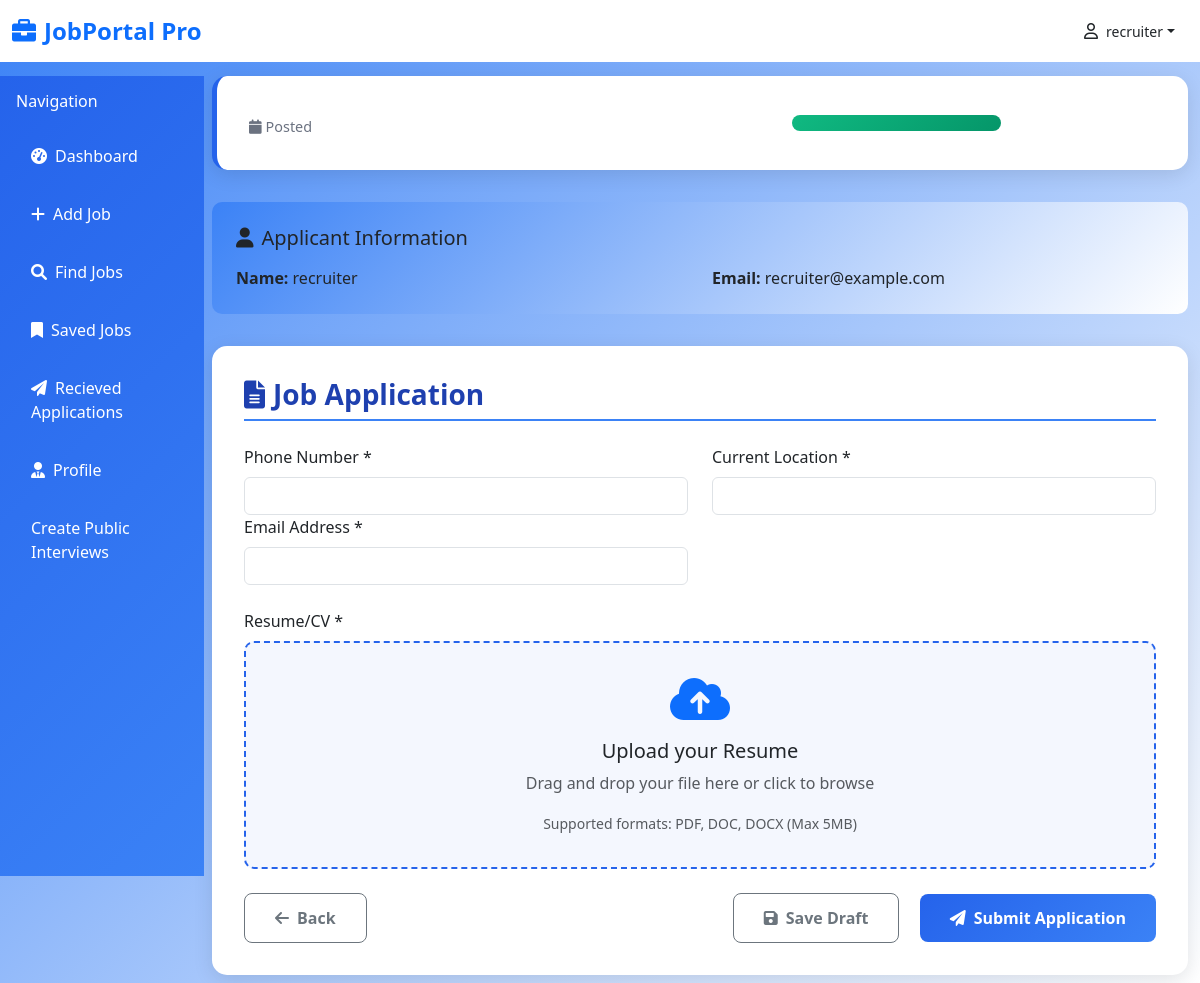
Page /apply-job/50 (signed in) on the earlier database version.
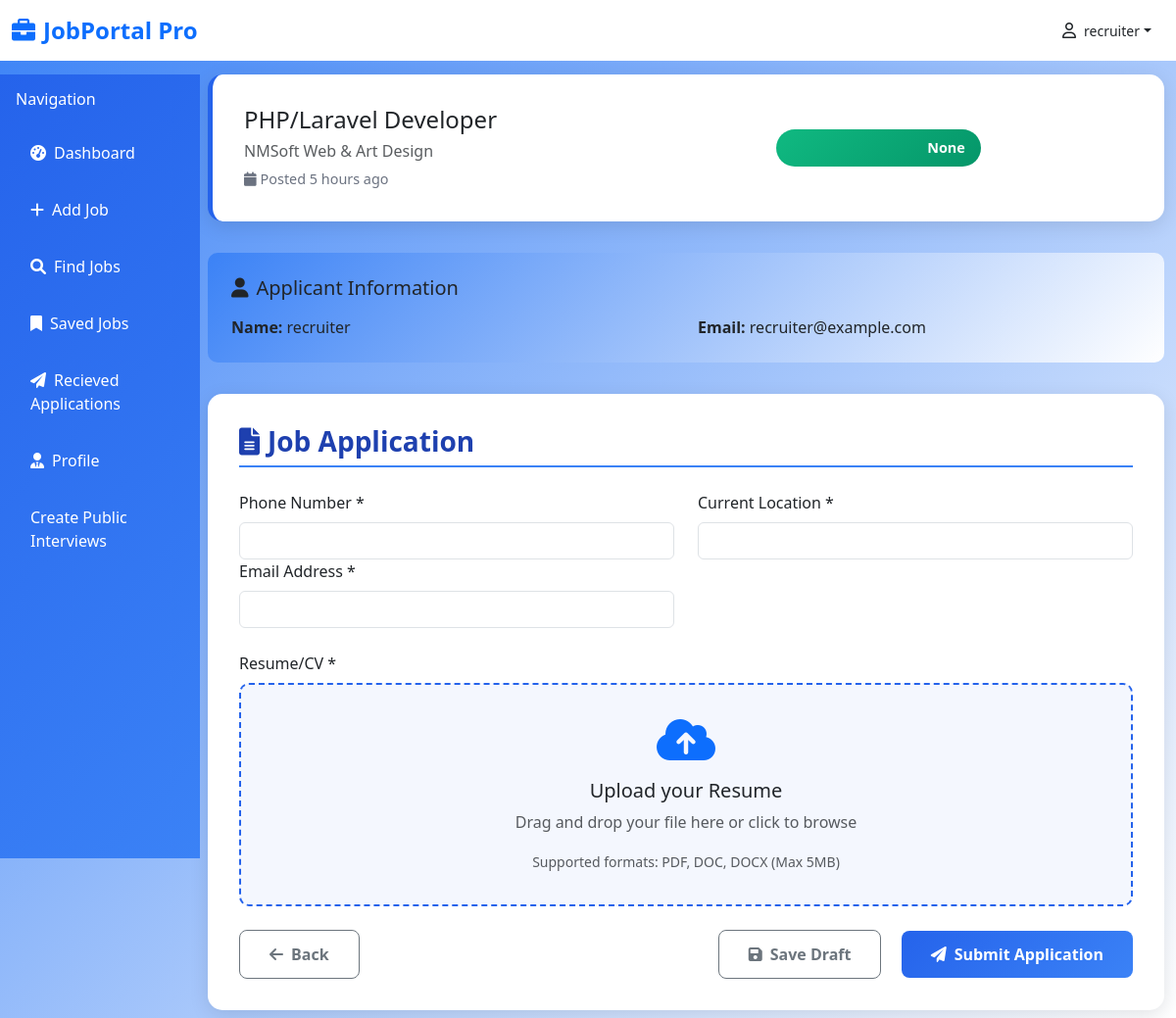
Same page on the later database version.
### database/models.py (models this page shows)
class User(Base):
    __tablename__ = "users"
    id = Column(Integer(), primary_key=True)
    name = Column(String(256), nullable=False)
    email = Column(String(256), nullable=False)
    password = Column(String(256), nullable=False)
    is_recruiter = Column(Boolean, default=False)

class Job(Base):
    __tablename__ = "job"
    id = Column(Integer, primary_key=True, index=True)
    link = Column(String, nullable=True)
    logo = Column(String, nullable=True)
    title = Column(String, nullable=False)
    company = Column(String, nullable=True)
    location = Column(String, nullable=True)
    salary = Column(String, nullable=True)
    description = Column(Text, nullable=True)
    responsibilities = Column(Text, nullable=True)
    requirements = Column(Text, nullable=True)
    skills = Column(JSON, nullable=True)
    seniority_level = Column(String, nullable=True)
    employment_type = Column(String, nullable=True)
    job_function = Column(String, nullable=True)
    industry = Column(String, nullable=True)
    posted_on = Column(String, nullable=True)
    source = Column(String, nullable=False)
    created_at = Column(DateTime, default=datetime.utcnow)
    user_id = Column(Integer(), ForeignKey('users.id'))
    user = relationship("User", backref=backref("job", cascade='all, delete-orphan'))

### apps/dashboard/dashboard.py (the view)
@dashboard_router.get("/apply-job/{job_id}")
async def apply_job(
    request:Request,
    job_id: int,
    db: Session = Depends(get_db),
    current_user=Depends(get_current_user)
):
    db_job = db.query(Applicant).filter_by(applied_for=job_id, applicant=current_user.id).first()
    if db_job:
        return JSONResponse({"message":"You have already applied for job"})
    job = db.query(Job).filter_by(id=job_id).first()
    return templates.TemplateResponse("applyjob.html", {"request":request, "job":job, "current_user":current_user})

### templates/applyjob.html (shortened to what this page needs)
{% extends 'base.html' %}
{% block csslink %}
<link rel="stylesheet" href="{{ url_for('static', path='css/applyjob.css') }}">
{% endblock %}
{% block content %}
    <div class="col-md-9 col-lg-10">
        <div class="job-info-card">
            <div class="row align-items-center">
                <div class="col-md-7">
                    <h4 class="mb-2">{{job.title}}</h4>
                    <h6 class="text-muted mb-2">{{job.company}}</h6>
                    <div class="job-meta">
                        <span><i class="fas fa-calendar me-1"></i>Posted {{job.posted_on}}</span>
                    </div>
                </div>
                <div class="col-md-3 text-end">
                    <div class="salary-badge"> {{job.salary}} </div>
                </div>
            </div>
        </div>
        <div class="user-info">
            <h5 class="mb-3"><i class="fas fa-user me-2"></i>Applicant Information</h5>
            <div class="row">
                <div class="col-md-6">
                    <strong>Name:</strong> {{current_user.name}}
                </div>
                <div class="col-md-6">
                    <strong>Email:</strong> {{current_user.email}}
                </div>
            </div>
        </div>
        <div class="application-form-card">
            <h3 class="section-title">
                <i class="fas fa-file-alt me-2"></i>Job Application
            </h3>
            <form id="applicationForm" action="/apply-job/{{job.id}}" method="post" enctype="multipart/form-data">
                <div class="row mb-4">
                    <div class="col-md-6">
                        <label for="phone" class="form-label">Phone Number *</label>
                        <input type="tel" name="number" class="form-control" id="phone" required>
                    </div>
                    <div class="col-md-6">
                        <label for="location" class="form-label">Current Location *</label>
                        <input type="text" name="address" class="form-control" id="location" required>
                    </div>
                    <div class="col-md-6">
                        <label for="email" class="form-label">Email Address *</label>
                        <input type="email" name="email" class="form-control" id="email" required>
                    </div>
                </div>
                <div class="mb-4">
                    <label class="form-label">Resume/CV *</label>
                    <div class="file-upload-area" onclick="document.getElementById('resume').click()">
                        <i class="fas fa-cloud-upload-alt fa-3x text-primary mb-3"></i>
                        <h5>Upload your Resume</h5>
                        <p class="text-muted">Drag and drop your file here or click to browse</p>
                        <small class="text-muted">Supported formats: PDF, DOC, DOCX (Max 5MB)</small>
                    </div>
                </div>
                <div class="d-flex justify-content-between">
                    <button type="button" class="btn btn-outline-secondary" onclick="history.back()">
                        <i class="fas fa-arrow-left me-2"></i>Back
                    </button>
                    <div>
                        <button type="button" class="btn btn-outline-secondary me-3">
                            <i class="fas fa-save me-2"></i>Save Draft
                        </button>
                        <button type="submit" class="btn btn-primary">
                            <i class="fas fa-paper-plane me-2"></i>Submit Application
                        </button>
                    </div>
                </div>
            </form>
        </div>
    </div>
{% endblock %}

### templates/base.html (shortened to what this page needs)
<!DOCTYPE html>
<html lang="en">
<head>
    <link href="https://cdn.jsdelivr.net/npm/bootstrap@5.3.0/dist/css/bootstrap.min.css" rel="stylesheet">
    <link href="https://cdnjs.cloudflare.com/ajax/libs/font-awesome/6.0.0/css/all.min.css" rel="stylesheet">
    {% block csslink %} {% endblock %}
    <link rel="stylesheet" href="{{ url_for('static', path='css/base.css') }}">
</head>
<body>
    <nav class="navbar navbar-expand-lg navbar-light bg-white fixed-top">
        <div class="container-fluid">
            <a class="navbar-brand fw-bold text-primary" href=" {{url_for('dashboard')}} ">
                <i class="fas fa-briefcase me-2"></i>JobPortal Pro
            </a>
            <div class="d-flex align-items-center">
                <div class="dropdown">
                    <button
                    class="btn text-dark dropdown-toggle d-flex align-items-center"
                    type="button"
                    id="userDropdown"
                    data-bs-toggle="dropdown"
                    aria-expanded="false">
                    <i class="fa-regular fa-user me-2"></i>
                    <small>{{ current_user.name }}</small>
                    </button>
                </div>
                </div>
        </div>
    </nav>
    <div class="container-fluid" style="margin-top: 76px;">
        <div class="row">
            <div class="col-md-3 col-lg-2 px-0">
                <div class="sidebar">
                    <div class="p-3">
                        <h6 class="text-white mb-3">Navigation</h6>
                        <nav class="nav flex-column">
                            <a class="nav-link {% if request.url.path == '/dashboard' %}active{% endif %}" href=" {{url_for('dashboard')}} "><i class="fas fa-tachometer-alt me-2"></i>Dashboard</a>
                            {% if current_user.is_recruiter %}
                            <a class="nav-link {% if request.url.path=='/add-job' %}active{% endif %}" href=" {{url_for('add_job')}} "><i class="fas fa-plus me-2"></i>Add Job</a>
                            {% endif %}
                            <a class="nav-link {% if request.url.path=='/search' %}active{% endif %}" href="{{url_for('get_search')}}"><i class="fas fa-search me-2"></i>Find Jobs</a>
                            <a class="nav-link {% if request.url.path=='/saved-job' %}active{% endif %}" href=" {{url_for('saved_job')}} "><i class="fas fa-bookmark me-2"></i>Saved Jobs</a>
                            {% if current_user.is_recruiter %}
                            <a class="nav-link {% if request.url.path=='/get-applicant' %}active{% endif %}" href=" {{url_for('get_applicants')}} "><i class="fas fa-paper-plane me-2"></i>Recieved Applications</a>
                            {% endif %}
                            <a class="nav-link {% if request.url.path=='/profile' %}active{% endif %}" href="{{url_for('get_profile')}}"><i class="fas fa-user-tie me-2"></i>Profile</a>
                            {% if current_user.is_recruiter %}
                            <a class="nav-link {% if request.url.path=='/recruiter-public-interview' %}active{% endif %}" href=" {{url_for('recruiter_public_interview')}} ">Create Public Interviews</a>
                            {% endif %}
                        </nav>
                    </div>
                </div>
            </div>
            {% block content %} {% endblock %}
        </div>
    </div>
</body>
</html>

### static/css/applyjob.css (style rules this page uses)
:root { --primary-blue: #2563eb; --secondary-blue: #3b82f6; --light-blue: #dbeafe; --dark-blue: #1e40af; }
body { background: linear-gradient(135deg, var(--light-blue) 0%, #ffffff 100%); font-family: 'Segoe UI', Tahoma, Geneva, Verdana, sans-serif; min-height: 100vh; }
.navbar-brand { font-weight: bold; font-size: 1.5rem; }
.job-info-card { background: white; border-radius: 15px; box-shadow: 0 5px 20px rgba(0, 0, 0, 0.1); padding: 2rem; margin-bottom: 2rem; border-left: 5px solid var(--primary-blue); }
.application-form-card { background: white; border-radius: 15px; box-shadow: 0 5px 20px rgba(0, 0, 0, 0.1); padding: 2rem; }
.btn-primary { background: linear-gradient(135deg, var(--primary-blue) 0%, var(--secondary-blue) 100%); border: none; padding: 12px 30px; border-radius: 8px; font-weight: 600; transition: all 0.3s ease; }
.btn-outline-secondary { border-color: #6c757d; color: #6c757d; padding: 12px 30px; border-radius: 8px; font-weight: 600; transition: all 0.3s ease; }
.job-meta { color: #6b7280; font-size: 0.9rem; }
.salary-badge { background: linear-gradient(135deg, #10b981 0%, #059669 100%); color: white; padding: 8px 16px; border-radius: 20px; font-weight: 600; font-size: 0.9rem; }
.file-upload-area { border: 2px dashed var(--primary-blue); border-radius: 10px; padding: 2rem; text-align: center; background: rgba(37, 99, 235, 0.05); transition: all 0.3s ease; cursor: pointer; }
.section-title { color: var(--dark-blue); font-weight: 600; margin-bottom: 1.5rem; padding-bottom: 0.5rem; border-bottom: 2px solid var(--light-blue); }
.user-info { background: linear-gradient(135deg, var(--light-blue) 0%, #ffffff 100%); padding: 1.5rem; border-radius: 10px; margin-bottom: 2rem; }

### static/css/base.css (style rules this page uses)
:root { --primary-blue: #2563eb; --light-blue: #3b82f6; --dark-blue: #1e40af; --bg-blue: #eff6ff; }
body { background-color: #f8fafc; font-family: 'Segoe UI', Tahoma, Geneva, Verdana, sans-serif; }
.sidebar { background: linear-gradient(135deg, var(--primary-blue), var(--light-blue)); min-height: 100vh; position: fixed; width: 17%; }
.sidebar .nav-link { color: white; padding: 12px 15px; margin: 5px 0; border-radius: 8px; transition: all 0.3s ease; }

Differences in the rows shown:
added Job: title "PHP/Laravel Developer", company "NMSoft Web & Art Design", posted_on "5 hours ago", salary "None"
